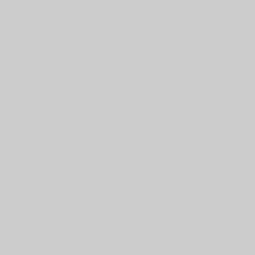
Frame 1 (no input)
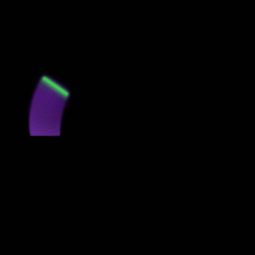
Frame 60 (the mouse pressed at the canvas centre just before this capture)
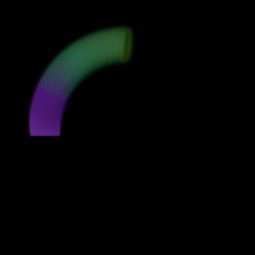
Frame 120 (the mouse held since frame 60 and released just before this capture)

The Processing sketch that drew these frames (run headless with seeded random() and noise(); from frame 60 on, the mouse is pressed at the canvas centre):

// Processing sketch: processing_21535
// ── processing_21535.pde

int hand = 25;
public float [] karlx = new float [hand];
public float []karly= new float [hand];
public float [] karlz= new float [hand];
public float [] karlax = new float [hand];
public float []karlay= new float [hand];
public float [] karlaz= new float [hand];
PImage a,b,c;
void setup(){
  size(255,255);
frameRate(3000);
  a=createImage(width,height,ARGB);
  b=createImage(width,height,ARGB);
  c=createImage(width,height,ARGB);
  c.resize(width,height);
  for (int x=0;x<hand;x++){
    karlx[x]=x*10;
    karly[x]=x*10;
    karlz[x]=x*10; 
    karlax[x]=width-x*10;
    karlay[x]=height-x*10;
    karlaz[x]=(width+height)- x*10; 
  }
  noStroke();
  // a=get();
}
int inc=0;
boolean forward = false;
int mode =1;
void draw(){
  if (mode==1)drawa();
  if(mode==2)drawb();
}
float by;
public color nowcolor;
void drawb(){
  imageMode(3);
  translate(width/2,height/2);
  rotate(radians(by));
 // if (by>0 && by<90)nowcolor=color(255,0,0);//11
  //if(by>90 && by<180)nowcolor=color(0,255,0);//11
  //if(by>180&& by<270)nowcolor= color(0,0,255);//11
  //if(by>270)nowcolor= color(255,0,255);//11
   if(by%30==0)nowcolor= color(255*random(0,1),255*random(0,1),255*random(0,1));
  for (int i=30;i<60;i+=1){
    b.set( i,21,nowcolor);//1
   b.set( i,22,nowcolor);//2
    b.set( i,23,nowcolor);//3
  }
b.filter(BLUR,1);
  image(b,0,0);
  by+=1;
  if(by>360)by=0;
}
void drawa(){
  if(forward)mouseX=(int)karlx[inc];
  if(!forward)mouseX=width-(int)karlx[inc];
 
  mouseY=(int)karly[inc];
  inc++;
  if(inc>hand-1){
    forward = !forward;
    inc=0;
    
   
      b  = createImage(255,30,ARGB);
    for (int i=30;i<60;i+=1){
      b.set( i,21,c.get(i,i));
      b.set( i,22,c.get(c.width-i,c.height-i));
      b.set( i,23,color(255,0,0));
    }
    
     background(1);
    mode=2;
  }
 
}
color ca(color colx){ 
  return  colx >>24 & 0xff;
}
color cr(color colx){ 
  return  colx >> 16 & 0xff;
}
color cg(color colx) { 
  return  colx >> 8 & 0xff;
}
color cb(color colx){
  return    colx  & 0xff;
}
                                
